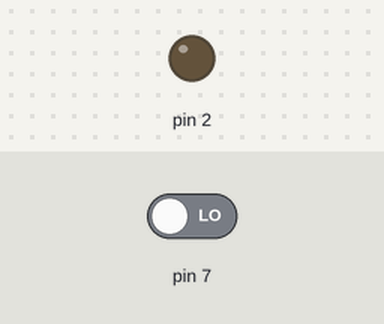
Bench run of a sketch on a simulated Arduino Uno, built with avr-gcc and run on an emulated ATmega328P. Shown: output pins drawn as LEDs (lit = HIGH). The inputs (shaded band) are chosen by the test bench; at power-on: pin 7 LOW.

Above: at 1.2 s.
1.3 s: pin 7 driven HIGH
At 2.5 s:
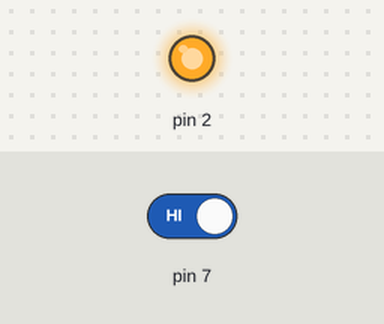
2.8 s: pin 7 driven LOW
At 3.7 s:
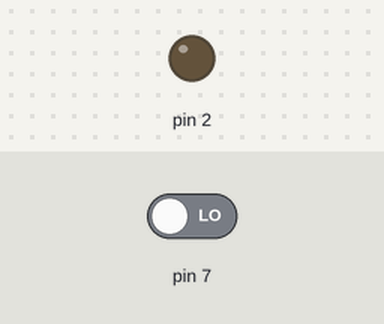
Timing chart, 0 to 5.8 s (numbered marks = the images above; inputs shaded):
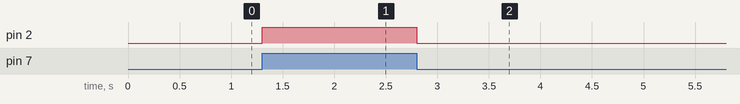

Measured:
- after the input at 1.3 s, pin 2: LOW → HIGH at once
- after the input at 2.8 s, pin 2: HIGH → LOW at once

The sketch:

btn_and_led.ino
```cpp
void setup() {
  pinMode(2, OUTPUT); //設定2號pin腳為輸出模式
  pinMode(7, INPUT); //設定7號pin腳為輸入模式
}

void loop() {
  bool is_pressed = digitalRead(7);
  digitalWrite(2, is_pressed); //設定2號腳位輸出 is_pressed 的訊號
}
```
